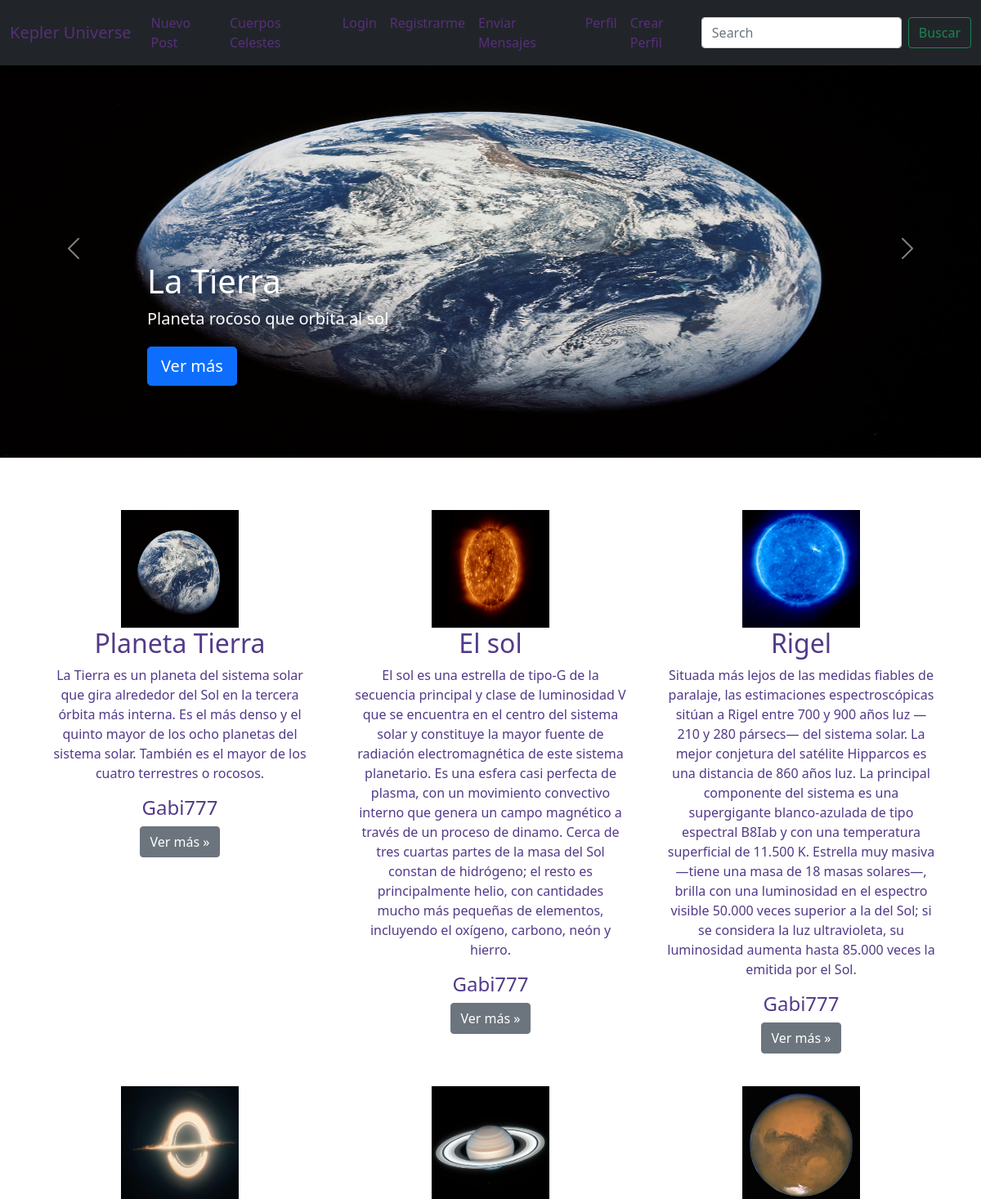
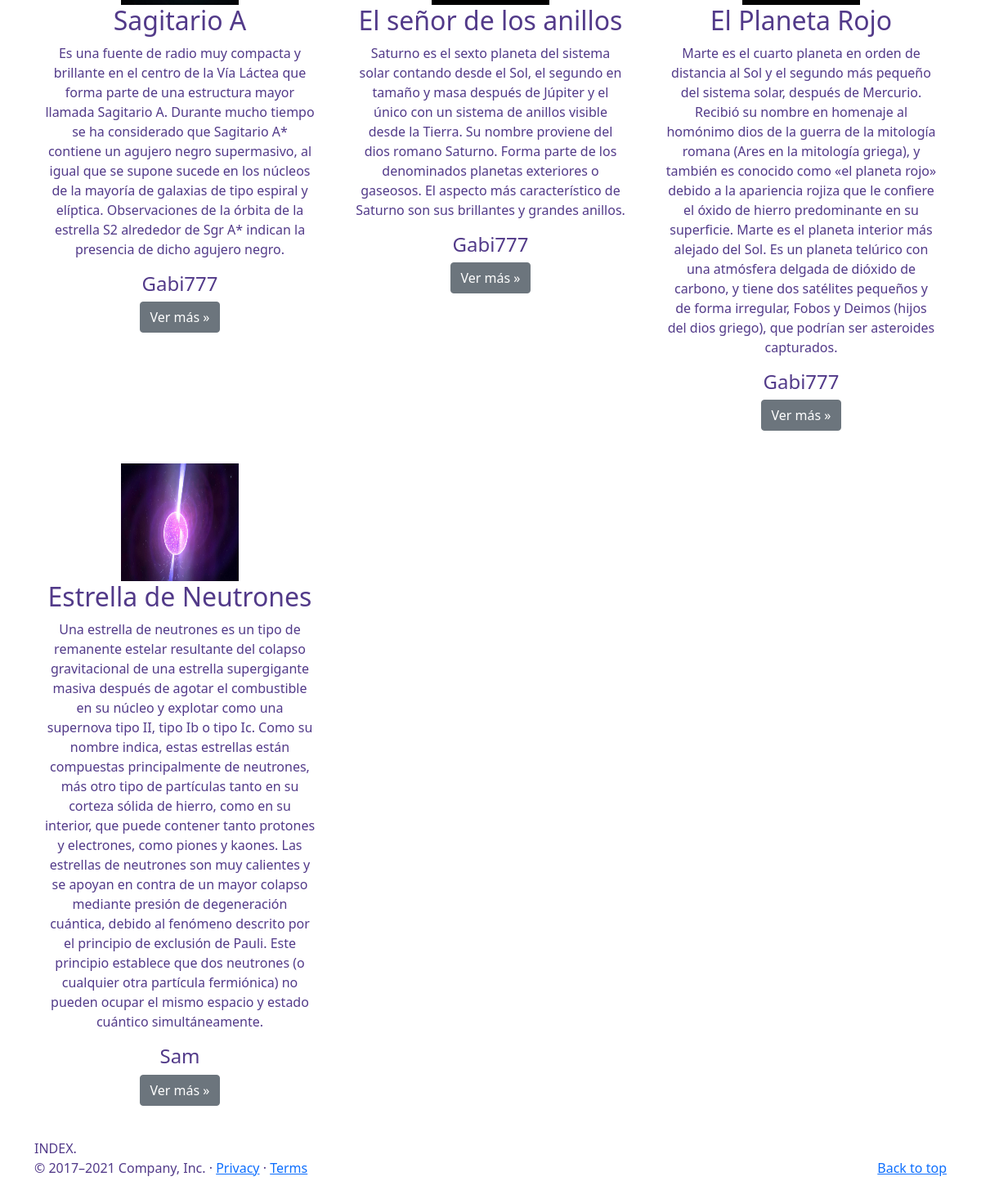
The page / on the database its author committed (2 pictures, top to bottom).
### Kepler/models.py (models this page shows, shortened)
class Posteo(models.Model):
    titulo_cuerpo_celeste = models.CharField(max_length=30)
    descripcion = models.CharField(max_length=150)
    encabezado = models.CharField(max_length=150)
    texto_descriptivo = models.CharField(max_length=1000)
    owner = models.ForeignKey(to = User, on_delete=models.CASCADE, related_name='owner')
    imagen = models.ImageField(upload_to='posts', null=True, blank=True)
    creado_el = models.DateTimeField(auto_now_add = True)

### Kepler/views.py (the view)
# urls.py: path('', index, name='index'),
def index(request):
    context = {
        'posts':Posteo.objects.all()
    }
    return render(request, 'Kepler/index.html', context)

### Kepler/templates/Kepler/index.html (shortened to what this page needs)
{% extends 'Kepler/base.html' %}
{% block main %}
  <main>
    <div id="myCarousel" class="carousel slide" data-bs-ride="carousel">
      <div class="carousel-inner">
          {% for post in posts %}
            {% if forloop.first %}
              <div class="carousel-item active">
            {% else %}
              <div class="carousel-item">
            {% endif %}
                <img src="{{post.imagen.url}}">
              <div class="container">
                <div class="carousel-caption text-start">
                  <h1>{{post.titulo_cuerpo_celeste}}</h1>
                  <p>{{post.descripcion}}</p>
                  <p><a class="btn btn-lg btn-primary" href="{% url 'post-detail' post.id%}">Ver más</a></p>
                </div>
              </div>
            </div>
          {% endfor %}
      </div>
      <button class="carousel-control-prev" type="button" data-bs-target="#myCarousel" data-bs-slide="prev">
        <span class="carousel-control-prev-icon" aria-hidden="true"></span>
      </button>
      <button class="carousel-control-next" type="button" data-bs-target="#myCarousel" data-bs-slide="next">
        <span class="carousel-control-next-icon" aria-hidden="true"></span>
      </button>
    </div>
    <div class="container marketing">
      <div class="row">
        {% for post in posts%}
          <div class="col-lg-4">
            <img src="{{post.imagen.url}}" height="144" width="144">
            <h2>{{post.encabezado}}</h2>
            <p>{{post.texto_descriptivo}}</p>
            <h4>{{post.owner.username}}</h4>
            <p><a class="btn btn-secondary" href="{% url 'post-detail' post.id%}">Ver más »</a></p>
          </div>
        {% endfor %}
      </div>
      INDEX.
    </div>
    <footer class="container">
      <p class="float-end"><a href="https://getbootstrap.com/docs/5.0/examples/carousel/#">Back to top</a></p>
      <p>© 2017–2021 Company, Inc. · <a href="https://getbootstrap.com/docs/5.0/examples/carousel/#">Privacy</a> · <a href="https://getbootstrap.com/docs/5.0/examples/carousel/#">Terms</a></p>
    </footer>
  </main>
{% endblock %}

### Kepler/templates/Kepler/base.html (shortened to what this page needs)
<!DOCTYPE html>
<html lang="en">
  <head>
        {% load static %}
<link href="{% static 'Kepler/css/bootstrap.min.css' %}" rel="stylesheet">
    <link href="{% static 'Kepler/css/carousel.css' %}" rel="stylesheet">
  </head>
  <body>
<header>
  <nav class="navbar navbar-expand-md navbar-dark fixed-top bg-dark">
    <div class="container-fluid">
      <a style="color:rgb(87, 47, 122)" class="navbar-brand" href="{% url 'index' %}">Kepler Universe</a>
      <div class="collapse navbar-collapse" id="navbarCollapse">
        <ul class="navbar-nav me-auto mb-2 mb-md-0">
          <li class="nav-item">
            <a style="color:rgb(87, 47, 122)" class="nav-link active" aria-current="page" href="{% url 'post-create' %}">Nuevo Post</a>
          </li>
          <li class="nav-item">
            <a style="color:rgb(87, 47, 122)" class="nav-link" href="{% url 'post-list' %}">Cuerpos Celestes</a>
          </li>
          {% if user.is_authenticated %}
            <li class="nav-item">
              <a style="color:rgb(87, 47, 122)" class="nav-link" href="{% url 'logout' %}">{{user.username}} | Logout</a>
            </li>
          {% else %}
            <li class="nav-item">
              <a style="color:rgb(87, 47, 122)" class="nav-link" href="{% url 'login' %}">Login</a>
            </li>
            <li class="nav-item">
              <a style="color:rgb(87, 47, 122)" class="nav-link" href="{% url 'signup' %}">Registrarme</a>
            </li>
            {% endif %}
          <li class="nav-item">
            <a style="color:rgb(87, 47, 122)" class="nav-link" href="{% url 'mensaje-create' %}">Enviar Mensajes</a>
          </li>
          <li class="nav-item">
            <a style="color:rgb(87, 47, 122)" class="nav-link" href="{% url 'profile-list' %}">Perfil</a>
          </li>
          <li class="nav-item">
            <a style="color:rgb(87, 47, 122)" class="nav-link" href="{% url 'profile-create' %}">Crear Perfil</a>
          </li>
        </ul>
        <form class="d-flex">
          <input class="form-control me-2" type="search" placeholder="Search" aria-label="Search">
          <button class="btn btn-outline-success" type="submit">Buscar</button>
        </form>
      </div>
    </div>
  </nav>
</header>
{% block main %}
{% endblock %}
  </body>
</html>

### Kepler/static/Kepler/css/carousel.css (style rules this page uses)
body { padding-top: 3rem; padding-bottom: 3rem; color: #523a89; }
.carousel { margin-bottom: 4rem; }
.carousel-caption { bottom: 3rem; z-index: 10; }
.carousel-item { height: 32rem; }
.carousel-item > img { position: absolute; top: 0; left: 0; min-width: 100%; height: 32rem; }
.marketing .col-lg-4 { margin-bottom: 1.5rem; text-align: center; }
.marketing h2 { font-weight: 400; }
.marketing .col-lg-4 p { margin-right: .75rem; margin-left: .75rem; }
@media (min-width: 40em) { .carousel-caption p { margin-bottom: 1.25rem; font-size: 1.25rem; line-height: 1.4; } }

### rows shown on the page
Posteo: imagen (picture), titulo_cuerpo_celeste "La Tierra", descripcion "Planeta rocoso que orbita al sol", encabezado "Planeta Tierra", texto_descriptivo "La Tierra es un planeta del sistema solar que gira alrededor del Sol en la tercera órbita más interna. Es el más denso y el quinto mayor de los ocho planetas del sistema solar. También es el mayor de los cuatro terrestres o rocosos.", owner.username "Gabi777"
Posteo: imagen (picture), encabezado "El sol", texto_descriptivo "El sol es una estrella de tipo-G de la secuencia principal y clase de luminosidad V que se encuentra en el centro del sistema solar y constituye la mayor fuente de radiación electromagnética de este sistema planetario. Es una esfera casi perfecta de plasma, con un movimiento convectivo interno que genera un campo magnético a través de un proceso de dinamo. Cerca de tres cuartas partes de la masa del Sol constan de hidrógeno; el resto es principalmente helio, con cantidades mucho más pequeñas de elementos, incluyendo el oxígeno, carbono, neón y hierro.", owner.username "Gabi777"
Posteo: imagen (picture), encabezado "Rigel", texto_descriptivo "Situada más lejos de las medidas fiables de paralaje, las estimaciones espectroscópicas sitúan a Rigel entre 700 y 900 años luz —210 y 280 pársecs— del sistema solar. La mejor conjetura del satélite Hipparcos es una distancia de 860 años luz. La principal componente del sistema es una supergigante blanco-azulada de tipo espectral B8Iab y con una temperatura superficial de 11.500 K. Estrella muy masiva —tiene una masa de 18 masas solares—, brilla con una luminosidad en el espectro visible 50.000 veces superior a la del Sol; si se considera la luz ultravioleta, su luminosidad aumenta hasta 85.000 veces la emitida por el Sol.", owner.username "Gabi777"
Posteo: imagen (picture), encabezado "Sagitario A", texto_descriptivo "Es una fuente de radio muy compacta y brillante en el centro de la Vía Láctea que forma parte de una estructura mayor llamada Sagitario A. Durante mucho tiempo se ha considerado que Sagitario A* contiene un agujero negro supermasivo, al igual que se supone sucede en los núcleos de la mayoría de galaxias de tipo espiral y elíptica. Observaciones de la órbita de la estrella S2 alrededor de Sgr A* indican la presencia de dicho agujero negro.", owner.username "Gabi777"
Posteo: imagen (picture), encabezado "El señor de los anillos", texto_descriptivo "Saturno es el sexto planeta del sistema solar contando desde el Sol, el segundo en tamaño y masa después de Júpiter y el único con un sistema de anillos visible desde la Tierra. Su nombre proviene del dios romano Saturno. Forma parte de los denominados planetas exteriores o gaseosos. El aspecto más característico de Saturno son sus brillantes y grandes anillos.", owner.username "Gabi777"
Posteo: imagen (picture), encabezado "El Planeta Rojo", texto_descriptivo "Marte es el cuarto planeta en orden de distancia al Sol y el segundo más pequeño del sistema solar, después de Mercurio. Recibió su nombre en homenaje al homónimo dios de la guerra de la mitología romana (Ares en la mitología griega), y también es conocido como «el planeta rojo» debido a la apariencia rojiza que le confiere el óxido de hierro predominante en su superficie. Marte es el planeta interior más alejado del Sol. Es un planeta telúrico con una atmósfera delgada de dióxido de carbono, y tiene dos satélites pequeños y de forma irregular, Fobos y Deimos (hijos del dios griego), que podrían ser asteroides capturados.", owner.username "Gabi777"
Posteo: imagen (picture), encabezado "Estrella de Neutrones", texto_descriptivo "Una estrella de neutrones es un tipo de remanente estelar resultante del colapso gravitacional de una estrella supergigante masiva después de agotar el combustible en su núcleo y explotar como una supernova tipo II, tipo Ib o tipo Ic. Como su nombre indica, estas estrellas están compuestas principalmente de neutrones, más otro tipo de partículas tanto en su corteza sólida de hierro, como en su interior, que puede contener tanto protones y electrones, como piones y kaones. Las estrellas de neutrones son muy calientes y se apoyan en contra de un mayor colapso mediante presión de degeneración cuántica, debido al fenómeno descrito por el principio de exclusión de Pauli. Este principio establece…", owner.username "Sam"
